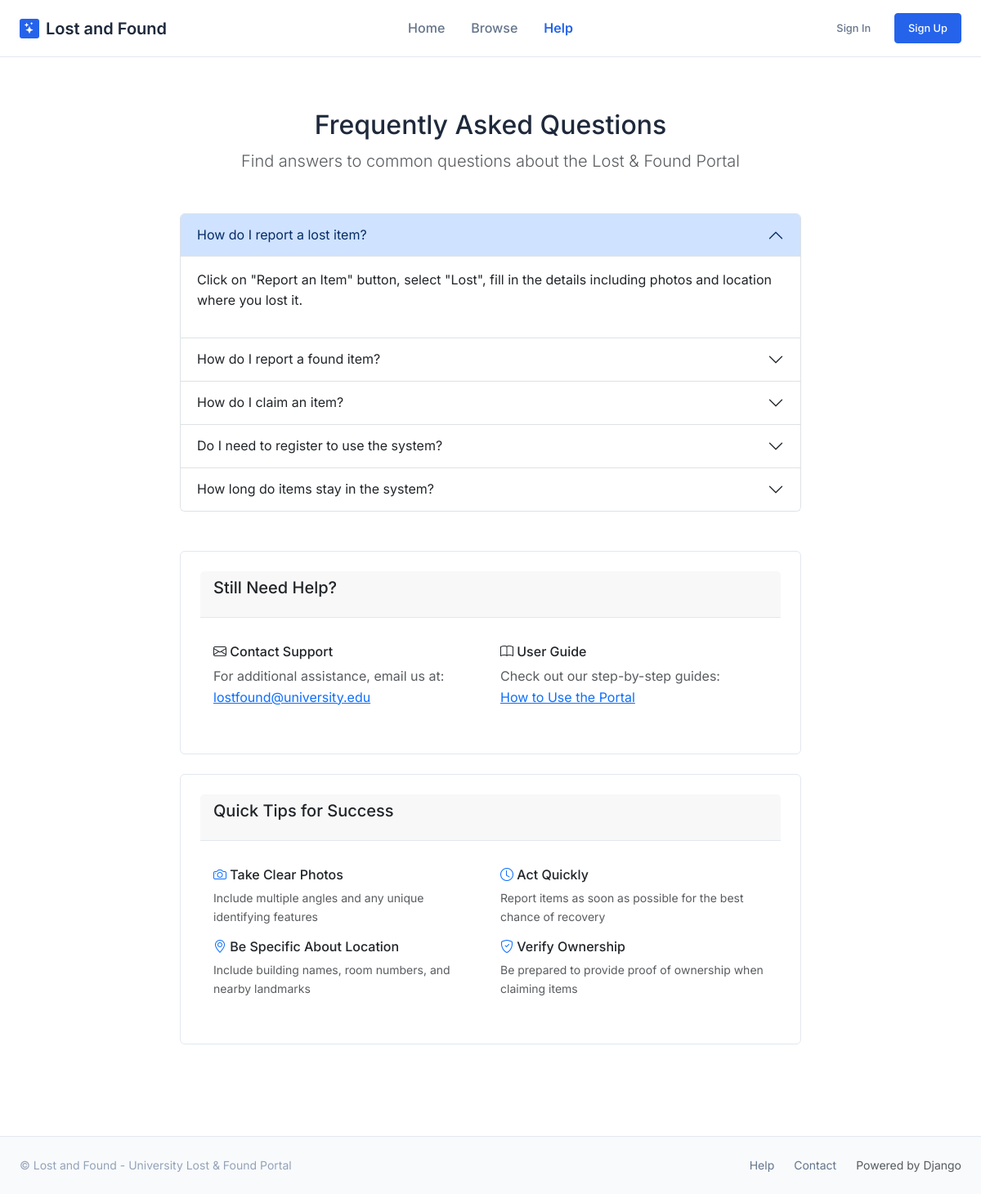
Screenshot of /faq/ with the database file from the repository.
### lost_found/models.py (models this page shows, shortened)
class FAQ(models.Model):
    question = models.CharField(max_length=300)
    answer = models.TextField()
    order = models.IntegerField(default=0)
    is_active = models.BooleanField(default=True)
    created_at = models.DateTimeField(auto_now_add=True)
    updated_at = models.DateTimeField(auto_now=True)
    class Meta:
        verbose_name = "FAQ"
        verbose_name_plural = "FAQs"
        ordering = ['order', 'created_at']

### lost_found/views.py (the view)
# urls.py: path('faq/', views.FAQView.as_view(), name='faq'),
class FAQView(ListView):
    model = FAQ
    template_name = 'lost_found/faq.html'
    context_object_name = 'faqs'
    def get_queryset(self):
        return FAQ.objects.filter(is_active=True).order_by('order', 'created_at')

### templates/lost_found/faq.html (shortened to what this page needs)
{% extends 'base.html' %}
{% block content %}
<div class="row justify-content-center">
    <div class="col-lg-8">
        <div class="text-center mb-5">
            <h2>Frequently Asked Questions</h2>
            <p class="lead text-muted">Find answers to common questions about the Lost & Found Portal</p>
        </div>
        {% if faqs %}
            <div class="accordion" id="faqAccordion">
                {% for faq in faqs %}
                    <div class="accordion-item">
                        <h2 class="accordion-header" id="heading{{ forloop.counter }}">
                            <button class="accordion-button {% if not forloop.first %}collapsed{% endif %}"
                                    type="button" data-bs-toggle="collapse"
                                    data-bs-target="#collapse{{ forloop.counter }}"
                                    aria-expanded="{% if forloop.first %}true{% else %}false{% endif %}"
                                    aria-controls="collapse{{ forloop.counter }}">
                                {{ faq.question }}
                            </button>
                        </h2>
                        <div id="collapse{{ forloop.counter }}"
                             class="accordion-collapse collapse {% if forloop.first %}show{% endif %}"
                             aria-labelledby="heading{{ forloop.counter }}"
                             data-bs-parent="#faqAccordion">
                            <div class="accordion-body">
                                {{ faq.answer|linebreaks }}
                            </div>
                        </div>
                    </div>
                {% endfor %}
            </div>
        {% else %}
            <div class="text-center py-5">
                <i class="bi bi-question-circle text-muted" style="font-size: 5rem;"></i>
                <h3>No FAQs Available</h3>
                <p class="text-muted">Check back later for frequently asked questions.</p>
            </div>
        {% endif %}
        <div class="card mt-5">
            <div class="card-header">
                <h5>Still Need Help?</h5>
            </div>
            <div class="card-body">
                <div class="row">
                    <div class="col-md-6">
                        <h6><i class="bi bi-envelope"></i> Contact Support</h6>
                        <p class="text-muted">
                            For additional assistance, email us at:
                            <a href="mailto:lostfound@university.edu">lostfound@university.edu</a>
                        </p>
                    </div>
                    <div class="col-md-6">
                        <h6><i class="bi bi-book"></i> User Guide</h6>
                        <p class="text-muted">
                            Check out our step-by-step guides:
                            <br>
                            <a href="{% url 'lost_found:about' %}">How to Use the Portal</a>
                        </p>
                    </div>
                </div>
            </div>
        </div>
        <div class="card mt-4">
            <div class="card-header">
                <h5>Quick Tips for Success</h5>
            </div>
            <div class="card-body">
                <div class="row">
                    <div class="col-md-6">
                        <h6><i class="bi bi-camera text-primary"></i> Take Clear Photos</h6>
                        <p class="small text-muted">
                            Include multiple angles and any unique identifying features
                        </p>
                        <h6><i class="bi bi-geo-alt text-primary"></i> Be Specific About Location</h6>
                        <p class="small text-muted">
                            Include building names, room numbers, and nearby landmarks
                        </p>
                    </div>
                    <div class="col-md-6">
                        <h6><i class="bi bi-clock text-primary"></i> Act Quickly</h6>
                        <p class="small text-muted">
                            Report items as soon as possible for the best chance of recovery
                        </p>
                        <h6><i class="bi bi-shield-check text-primary"></i> Verify Ownership</h6>
                        <p class="small text-muted">
                            Be prepared to provide proof of ownership when claiming items
                        </p>
                    </div>
                </div>
            </div>
        </div>
    </div>
</div>
{% endblock %}

### static/lost_found/css/style.css (style rules this page uses)
:root { --primary: #2563eb; --primary-light: #3b82f6; --primary-dark: #1d4ed8; --secondary: #64748b; --secondary-light: #94a3b8; --secondary-dark: #475569; --accent: #059669; --accent-light: #10b981; --accent-dark: #047857; --danger: #dc2626; --warning: #d97706; --info: #0891b2; --success: var(--accent); --warning: var(--warning); --error: var(--danger); --info: var(--info); --gray-50: #fafafa; --gray-100: #f5f5f5; --gray-200: #e5e5e5; --gray-300: #d4d4d4; --gray-400: #a3a3a3; --gray-500: #737373; --gray-600: #525252; --gray-700: #404040; --gray-800: #262626; --gray-900: #171717; --background: #ffffff; --surface: #f8fafc; --surface-elevated: #ffffff; --border: #e2e8f0; --text-primary: #1e293b; --text-secondary: #64748b; --text-muted: #94a3b8; --radius-sm: 0.375rem; --radius-md: 0.5rem; --radius-lg: 0.75rem; --radius-xl: 1rem; --radius-2xl: 1.5rem; --shadow-sm: 0 1px 2px 0 rgb(0 0 0 / 0.05); --shadow-md: 0 4px 6px -1px rgb(0 0 0 / 0.1), 0 2px 4px -2px rgb(0 0 0 / 0.1); --shadow-lg: 0 10px 15px -3px rgb(0 0 0 / 0.1), 0 4px 6px -4px rgb(0 0 0 / 0.1); --shadow-xl: 0 20px 25px -5px rgb(0 0 0 / 0.1), 0 8px 10px -6px rgb(0 0 0 / 0.1); --shadow-colored: 0 10px 25px -5px rgba(14, 165, 233, 0.15), 0 8px 10px -6px rgba(168, 85, 247, 0.1); --shadow-glow: 0 0 20px rgba(14, 165, 233, 0.3); --transition-fast: 150ms cubic-bezier(0.4, 0, 0.2, 1); --transition-normal: 300ms cubic-bezier(0.4, 0, 0.2, 1); --transition-slow: 500ms cubic-bezier(0.4, 0, 0.2, 1); --font-sans: 'Inter', -apple-system, BlinkMacSystemFont, 'Segoe UI', Roboto, 'Helvetica Neue', sans-serif; --font-display: 'Inter', Georgia, serif; --font-mono: 'JetBrains Mono', 'Fira Code', 'Consolas', monospace; --container-padding: 1.5rem; --section-spacing: 4rem; --element-spacing: 1.5rem; }
* { box-sizing: border-box; }
body { font-family: var(--font-sans); line-height: 1.6; color: var(--text-primary); background-color: var(--background); margin: 0; padding: 0; font-size: 16px; font-weight: 400; }
.card { background: #ffffff; border: 1px solid var(--border); border-radius: 6px; padding: 1.5rem; }
.card-header { margin-bottom: 1rem; padding-bottom: 1rem; border-bottom: 1px solid var(--border); }
.card-body { margin: 0; }

### rows the page displays
FAQ: question "How do I report a lost item?", answer "Click on \"Report an Item\" button, select \"Lost\", fill in the details including photos and location where you lost it."
FAQ: question "How do I report a found item?"
FAQ: question "How do I claim an item?"
FAQ: question "Do I need to register to use the system?"
FAQ: question "How long do items stay in the system?"
